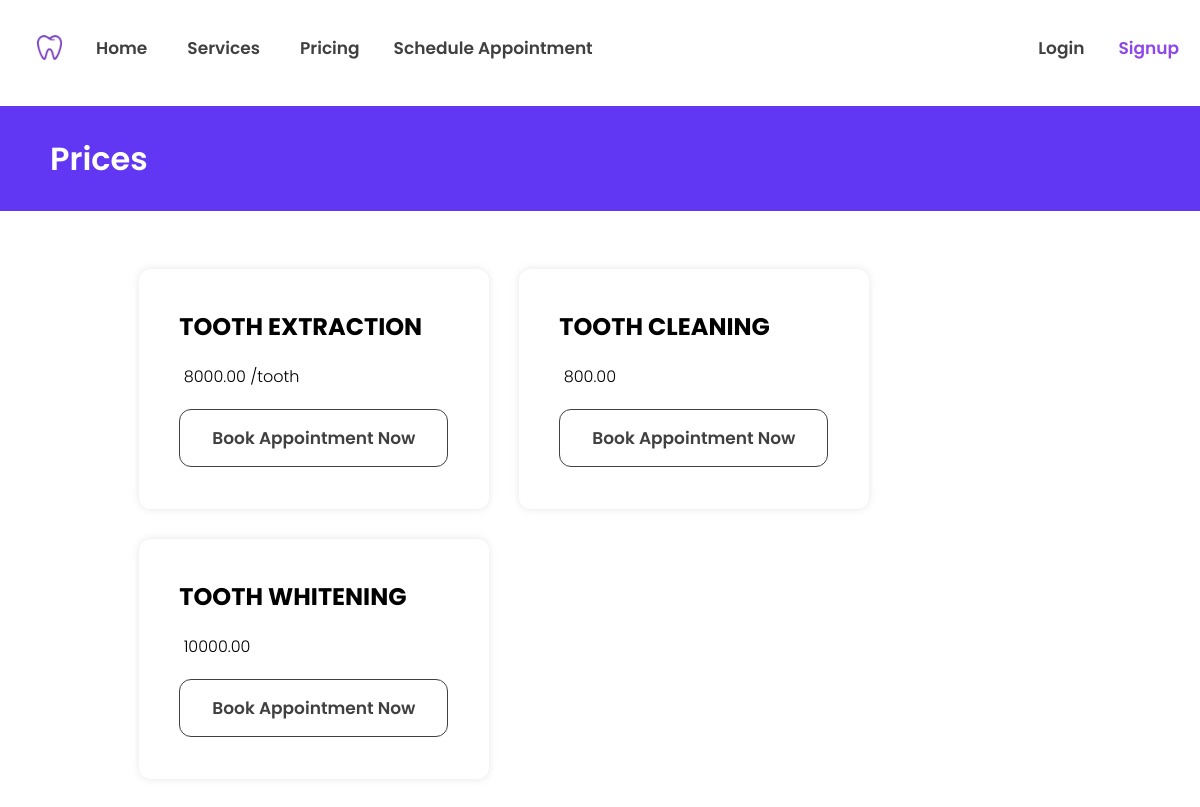
Page /web_pages/php/pricing.php on the committed database.
### tables this page shows
CREATE TABLE `service` (
  `servid` int(11) NOT NULL,
  `servimage` varchar(50) NOT NULL,
  `servname` varchar(50) NOT NULL,
  `servdesc` longtext NOT NULL,
  `price` decimal(8,2) NOT NULL,
  `pertooth` varchar(3) NOT NULL DEFAULT 'no'
);

### web_pages/php/pricing.php (the view, shortened to what this page needs)
<?php
include_once "navbar.php";
 ?>
<!DOCTYPE html>
<html lang="en" dir="ltr">
  <head>
	<link rel="stylesheet" href="../css/main.css">
  </head>
  <body>
	<h1>Prices</h1><br>
	<div class="main">
		<?php
		$sql = "SELECT * FROM service ";
		$res = mysqli_query($conn, $sql);
		if(mysqli_num_rows($res) > 0){
		while($service = mysqli_fetch_assoc($res)){
			$servname = $service['servname'];
			$price = $service['price'];
			$pertooth = $service['pertooth']; ?>
			<div class="prcontainer">
				<div class="box-overlay3">
					<h2><?=$servname?></h2>
					<?php
						echo '&nbsp;' . $price;
						if ($pertooth == "yes") {
							echo " /tooth";
						}
					?>
					<br>
					<a href="scheduleappointment.php"><button class="btn1" type="button" name="button">Book Appointment Now</button></a>
				</div>
			</div>
			<?php }
				}
			?>
		</div>
  </body>
</html>

### web_pages/css/navbar.css (style rules this page uses)
body { overflow-x: hidden; }

### web_pages/css/main.css (style rules this page uses)
.main { margin: 20px 50px 50px 50px; font-family: 'Poppins', sans-serif; font-weight: 300; }
h1 { margin: 20px -8px; color: white; padding: 115px 50px 28px 50px; background-color: #6137F4; background-position: -50px; font-family: 'Poppins', sans-serif; font-weight: 600; }
.btn1 { margin: 20px 0px; color: #404040; background-color: white; border: 1px solid #404040; padding: 15px 32px; text-align: center; font-size: 17px; font-family: inherit; font-weight: 600; text-decoration: none; border-radius: 12px; transition: 0.3s; }
.box-overlay3 { position: relative; display: block; float: left; width: 270px; height: 200px; padding: 20px 40px; border-radius: 12px; margin-right: 30px; margin-bottom: 30px; background-color: #ffffff; box-shadow: 0px 0px 9px 0px rgba(0,0,0,0.1); }
.prcontainer { width: 85%; margin: auto; }

### rows in the picture
service: servname "TOOTH EXTRACTION", price "8000.00", pertooth "/tooth"
service: servname "TOOTH CLEANING", price "800.00"
service: servname "TOOTH WHITENING", price "10000.00"
